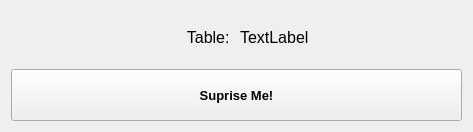
<?xml version="1.0" encoding="UTF-8"?>
<ui version="4.0">
 <class>activeTable</class>
 <widget class="QWidget" name="activeTable">
  <property name="geometry">
   <rect>
    <x>0</x>
    <y>0</y>
    <width>473</width>
    <height>132</height>
   </rect>
  </property>
  <property name="windowTitle">
   <string>Random Table</string>
  </property>
  <layout class="QVBoxLayout" name="verticalLayout">
   <item>
    <layout class="QHBoxLayout" name="horizontalLayout">
     <item>
      <widget class="QLabel" name="label">
       <property name="font">
        <font>
         <pointsize>12</pointsize>
        </font>
       </property>
       <property name="text">
        <string>Table: </string>
       </property>
       <property name="alignment">
        <set>Qt::AlignRight|Qt::AlignTrailing|Qt::AlignVCenter</set>
       </property>
      </widget>
     </item>
     <item>
      <widget class="QLabel" name="tableLabel">
       <property name="font">
        <font>
         <pointsize>12</pointsize>
        </font>
       </property>
       <property name="text">
        <string>TextLabel</string>
       </property>
      </widget>
     </item>
    </layout>
   </item>
   <item>
    <widget class="QPushButton" name="supriseButton">
     <property name="sizePolicy">
      <sizepolicy hsizetype="Preferred" vsizetype="Preferred">
       <horstretch>0</horstretch>
       <verstretch>0</verstretch>
      </sizepolicy>
     </property>
     <property name="font">
      <font>
       <pointsize>10</pointsize>
       <weight>75</weight>
       <bold>true</bold>
      </font>
     </property>
     <property name="text">
      <string>Suprise Me!</string>
     </property>
    </widget>
   </item>
  </layout>
 </widget>
 <resources/>
 <connections/>
</ui>
